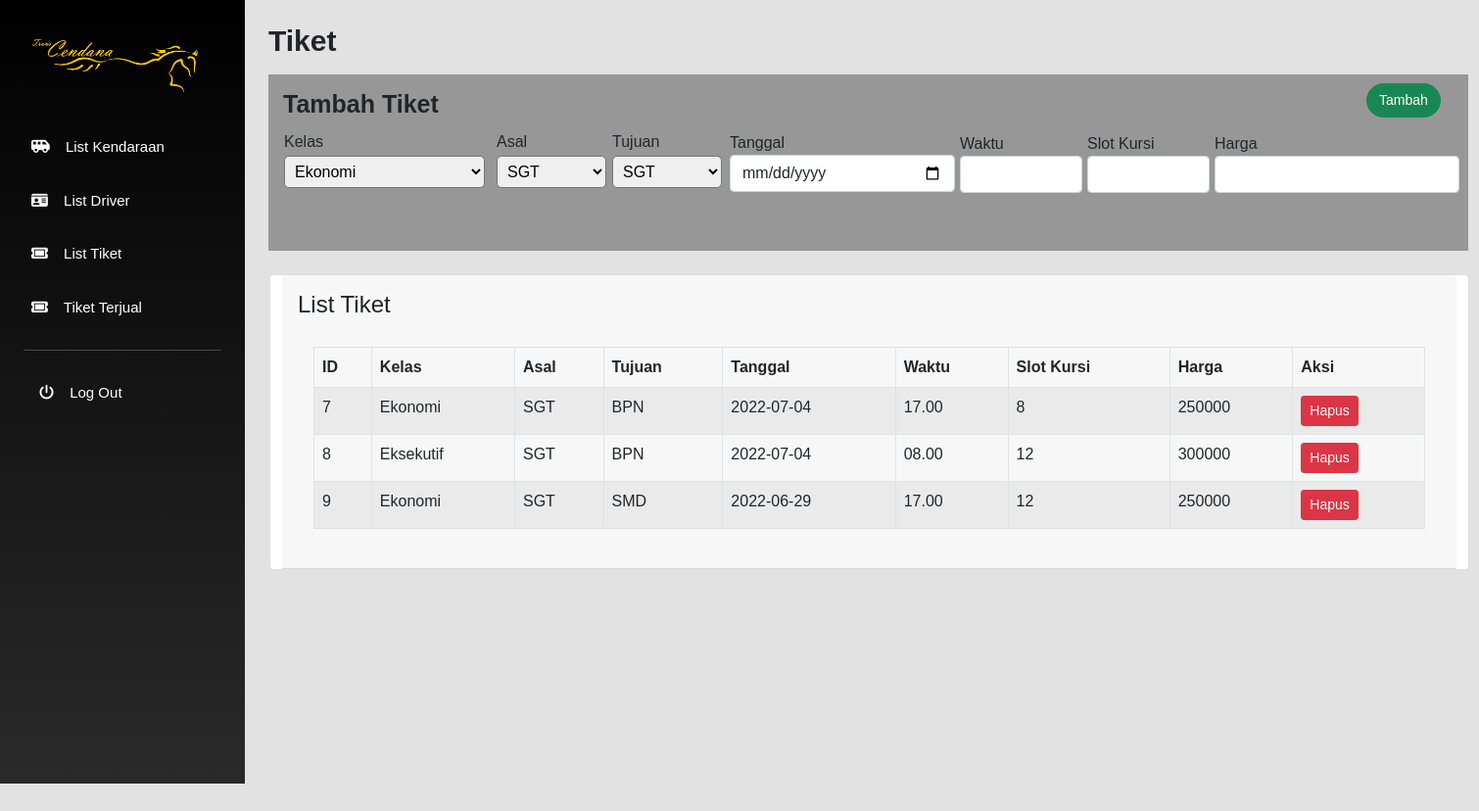
Page /halaman/admin/tambahTiket.php on the committed database.
### tables this page shows
CREATE TABLE `tb_tiket` (
  `id_tiket` int(11) NOT NULL,
  `kelas_tiket` varchar(50) NOT NULL,
  `asal_tiket` varchar(50) NOT NULL,
  `tujuan_tiket` varchar(50) NOT NULL,
  `tanggal_tiket` date NOT NULL,
  `waktu_tiket` varchar(50) NOT NULL,
  `slot_kursi` int(11) NOT NULL,
  `harga_tiket` int(11) NOT NULL
);

### halaman/admin/tambahTiket.php (the view, shortened to what this page needs)
<!doctype html>
<html lang="en">
  <head>
    <link href="https://cdn.jsdelivr.net/npm/bootstrap@5.0.2/dist/css/bootstrap.min.css" rel="stylesheet">
    <link rel="stylesheet" href="../../css/admin/style.css">
  </head>
  <body>
    <div class="main-container d-flex">
        <div class="sidebar" id="side_nav">
            <div class="header-box px-3 pt-4 pb-4">
                <div class="px-3 py-2 d-block logo">
                    <img class="navbar-brand" src="../../asset/img/TClogo2.png" />
                </div>
                <ul class="list-unstyled px-2">
                    <div class="px-3 py-2 d-block"></div>
                    <li class=""><a href="../admin/kendaraan.php" class="text-decoration-none px-2 py-3 d-block"><i class="fa-solid fa-van-shuttle"></i>  List Kendaraan</a></li>
                    <li class=""><a href="../admin/driver.php" class="text-decoration-none px-2 py-3 d-block"><i class="fa-solid fa-id-card"></i>  List Driver</a></li>
                    <li class=""><a href="../admin/tambahTiket.php" class="text-decoration-none px-2 py-3 d-block"><i class="fa-solid fa-ticket"></i>  List Tiket</a></li>
                    <li class=""><a href="../admin/dataTiket.php" class="text-decoration-none px-2 py-3 d-block"><i class="fa-solid fa-ticket"></i>  Tiket Terjual</a></li>
                </ul>
                <hr class="h-color mx-2">
                <ul class="list-unstyled px-2">
                    <li class=""><a href="../../logout.php" class="text-decoration-none px-3 py-3 d-block"><i class="fa-solid fa-power-off"></i>  Log Out</a></li>
                </ul>
            </div>
            <div id="layoutSidenav_content" class="layoutSidenav_content">
                <div class="container-fluid px-4">
                    <h1 class="mt-4">Tiket</h1>
                    <div class="tambah-section mt-3">
                        <h1>Tambah Tiket</h1>
                        <form action="action/tambah_tiket.php" method="POST">
                            <div class="costum-kelas-tiket mb-3">
                                <label for="exampleInputPassword1" class="form-label">Kelas</label>
                                <select class="kelas-tiket" name="kelas_tiket">
                                    <option value="Ekonomi">Ekonomi</option>
                                </select>
                            </div>
                            <div class="costum-asal-tiket mb-3">
                                <label for="exampleInputPassword1" class="form-label">Asal</label>
                                <select class="asal-tiket" name="asal_tiket">
                                    <option value="SGT">SGT</option>
                                </select>
                            </div>
                            <div class="costum-tujuan-tiket mb-3">
                                <label for="exampleInputPassword1" class="form-label">Tujuan</label>
                                <select class="tujuan-tiket" name="tujuan_tiket">
                                    <option value="SGT">SGT</option>
                                </select>
                            </div>
                            <div class="costum-tanggal mb-3">
                                <label for="exampleInputPassword1" class="form-label-rangka">Tanggal</label>
                                <input type="date" class="form-control" name="tanggal_tiket" id="exampleInputPassword1">
                            </div>
                            <div class="costum-waktu mb-3">
                                <label for="exampleInputPassword1" class="form-label-mesin">Waktu</label>
                                <input type=text" class="form-control" name="waktu_tiket" id="exampleInputPassword1">
                            </div>
                            <div class="costum-slot-kursi mb-3">
                                <label for="exampleInputPassword1" class="form-label-mesin">Slot Kursi</label>
                                <input type=text" class="form-control" name="slot_kursi" id="exampleInputPassword1">
                            </div>
                            <div class="costum-ktp mb-3">
                                <label for="exampleInputPassword1" class="form-label-plat">Harga</label>
                                <input type="text" class="form-control" name="harga_tiket" id="exampleInputPassword1">
                            </div>
                            <button type="submit" class="costum-btn btn btn-success">Tambah</button>
                        </form>
                    </div>
                    <div class="row section-bawah">
                        <div class="card">
                            <div class="card-header">
                                <h4 class="mt-2">List Tiket</h4>
                                <div class="card-body">
                                    <table class="table table-bordered table-striped mt-1">
                                    <thead>
                                        <tr>
                                        <th scope="col">ID</th>
                                        <th scope="col">Kelas</th>
                                        <th scope="col">Asal</th>
                                        <th scope="col">Tujuan</th>
                                        <th scope="col">Tanggal</th>
                                        <th scope="col">Waktu</th>
                                        <th scope="col">Slot Kursi</th>
                                        <th scope="col">Harga</th>
                                        <th scope="col">Aksi</th>
                                        </tr>
                                    </thead>
                                    <tbody>
                                    <?php
                                        include "../../database/koneksi.php";
                                        $sql_select = "SELECT * FROM tb_tiket" ;
                                        $result = $konek->query($sql_select);
                                        while($row = $result->fetch_assoc()){
                                            $id_tiket = $row['id_tiket'];
                                            $kelas_tiket = $row['kelas_tiket'];
                                            $asal_tiket = $row['asal_tiket'];
                                            $tujuan_tiket = $row['tujuan_tiket'];
                                            $waktu_tiket = $row['waktu_tiket'];
                                            $slot_kursi = $row['slot_kursi'];
                                            $tanggal_tiket = $row['tanggal_tiket'];
                                            $harga_tiket = $row['harga_tiket'];
                                            ?>
                                            <tr>
                                                <td><?php echo $id_tiket ?></td>
                                                <td><?php echo $kelas_tiket ?></td>
                                                <td><?php echo $asal_tiket ?></td>
                                                <td><?php echo $tujuan_tiket ?></td>
                                                <td><?php echo $tanggal_tiket ?></td>
                                                <td><?php echo $waktu_tiket ?></td>
                                                <td><?php echo $slot_kursi ?></td>
                                                <td><?php echo $harga_tiket ?></td>
                                                <td>
                                                    <a type="submit" class="btn btn-danger btn-sm" href="<?php echo "action/hapus_tiket.php?id_tiket=".$row['id_tiket']; ?>">Hapus</a>
                                                </td>
                                            </tr>
                                            <?php
                                        }
                                    ?>
                                    </tbody>
                                </table>
                                </div>
                            </div>
                        </div>
                    </div>
                </div>
            </div>
        </div>
    </div>
  </body>
</html>

### css/admin/style.css (style rules this page uses)
body { background: #e2e2e2; font-family: "Poppins", sans-serif; }
li { font-size: 15px; }
.sidebar { background: #000000; background: -webkit-linear-gradient(to top, #2a2a2a, #000000); background: linear-gradient(to top, #2a2a2a, #000000); min-width: 250px; max-width: 250px; min-height: 100vh; }
.logo .navbar-brand { width: 170px; }
.layoutSidenav_content { min-height: 100vh; width: 100%; }
hr.h-color { background: #eee; }
.sidebar li a { color: #fff; }
.sidebar i { margin-right: 12px; }
.sidebar { display: flex; }
.sidebar #layoutSidenav_content { position: relative; display: flex; flex-direction: column; justify-content: space-between; min-width: 0; flex-grow: 1; min-height: calc(100vh - 56px); min-width: 100vh; }
#layoutSidenav_content h1 { font-size: 30px; font-weight: 700; }
.tambah-section { display: block; width: 1225px; height: 180px; padding: 15px; background: #979797; }
#layoutSidenav_content .tambah-section h1 { font-weight: 600; font-size: 25px; }
.costum-btn { position: absolute; top: 85px; left: 1145px; border-radius: 20px; font-size: 14px; }
.section-bawah { margin-left: 1px; width: 1225px; }
.costum-ktp { position: absolute; top: 135px; left: 990px; width: 250px; }
.costum-kelas-tiket { position: absolute; top: 133px; left: 40px; }
.costum-kelas-tiket .kelas-tiket { position: absolute; top: 26px; left: 0; padding: 6px 7em 6px 6px; border-radius: 5px; }
.costum-tanggal { position: absolute; top: 134px; left: 495px; width: 230px; }
.costum-asal-tiket { position: absolute; top: 133px; left: 257px; }
.costum-asal-tiket .asal-tiket { position: absolute; top: 26px; left: 0; padding: 6px 3em 6px 6px; border-radius: 5px; }
.costum-tujuan-tiket { position: absolute; top: 133px; left: 375px; }
.costum-tujuan-tiket .tujuan-tiket { position: absolute; top: 26px; left: 0; padding: 6px 3em 6px 6px; border-radius: 5px; }
.costum-slot-kursi { position: absolute; top: 135px; left: 860px; width: 125px; }
.costum-waktu { position: absolute; top: 135px; left: 730px; width: 125px; min-height: 100vh; }

### rows in the picture
tb_tiket: id_tiket "7", kelas_tiket "Ekonomi", asal_tiket "SGT", tujuan_tiket "BPN", tanggal_tiket "2022-07-04", waktu_tiket "17.00", slot_kursi "8", harga_tiket "250000"
tb_tiket: id_tiket "8", kelas_tiket "Eksekutif", asal_tiket "SGT", tujuan_tiket "BPN", tanggal_tiket "2022-07-04", waktu_tiket "08.00", slot_kursi "12", harga_tiket "300000"
tb_tiket: id_tiket "9", kelas_tiket "Ekonomi", asal_tiket "SGT", tujuan_tiket "SMD", tanggal_tiket "2022-06-29", waktu_tiket "17.00", slot_kursi "12", harga_tiket "250000"
